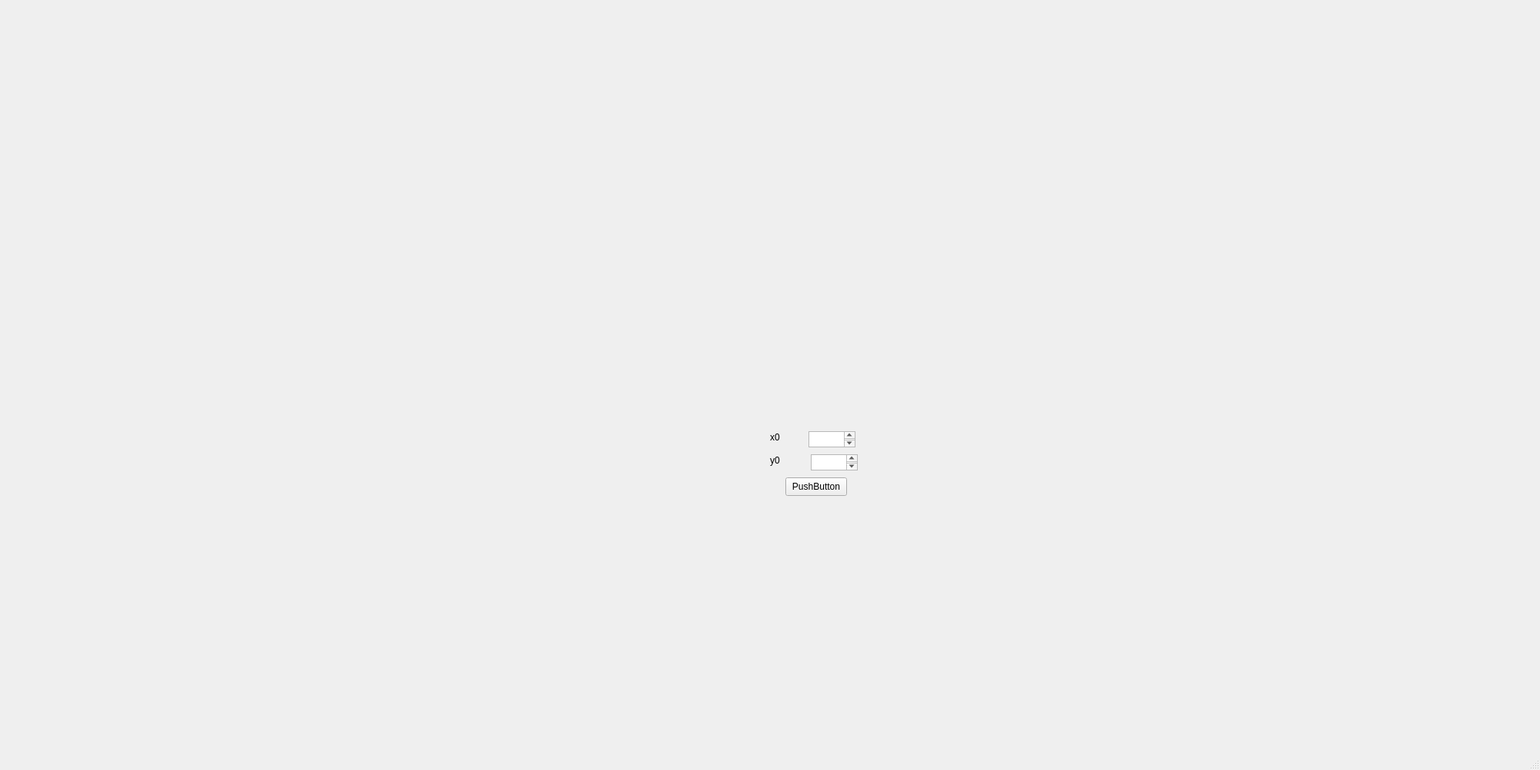
<?xml version="1.0" encoding="UTF-8"?>
<ui version="4.0">
 <class>MainWindow</class>
 <widget class="QMainWindow" name="MainWindow">
  <property name="geometry">
   <rect>
    <x>0</x>
    <y>0</y>
    <width>2000</width>
    <height>1000</height>
   </rect>
  </property>
  <property name="windowTitle">
   <string>MainWindow</string>
  </property>
  <widget class="QWidget" name="centralwidget">
   <widget class="QLabel" name="label">
    <property name="geometry">
     <rect>
      <x>-330</x>
      <y>-10</y>
      <width>2000</width>
      <height>1000</height>
     </rect>
    </property>
    <property name="text">
     <string>TextLabel</string>
    </property>
   </widget>
   <widget class="QPushButton" name="pushButton">
    <property name="geometry">
     <rect>
      <x>1020</x>
      <y>620</y>
      <width>80</width>
      <height>24</height>
     </rect>
    </property>
    <property name="text">
     <string>PushButton</string>
    </property>
   </widget>
   <widget class="QTextEdit" name="textEdit">
    <property name="geometry">
     <rect>
      <x>1050</x>
      <y>560</y>
      <width>61</width>
      <height>21</height>
     </rect>
    </property>
   </widget>
   <widget class="QTextEdit" name="textEdit_2">
    <property name="geometry">
     <rect>
      <x>1053</x>
      <y>590</y>
      <width>61</width>
      <height>21</height>
     </rect>
    </property>
   </widget>
   <widget class="QLabel" name="label_2">
    <property name="geometry">
     <rect>
      <x>1000</x>
      <y>560</y>
      <width>49</width>
      <height>16</height>
     </rect>
    </property>
    <property name="text">
     <string>x0</string>
    </property>
   </widget>
   <widget class="QLabel" name="label_3">
    <property name="geometry">
     <rect>
      <x>1000</x>
      <y>590</y>
      <width>49</width>
      <height>16</height>
     </rect>
    </property>
    <property name="text">
     <string>y0</string>
    </property>
   </widget>
  </widget>
  <widget class="QMenuBar" name="menubar">
   <property name="geometry">
    <rect>
     <x>0</x>
     <y>0</y>
     <width>2000</width>
     <height>21</height>
    </rect>
   </property>
  </widget>
  <widget class="QStatusBar" name="statusbar"/>
 </widget>
 <resources/>
 <connections/>
</ui>
